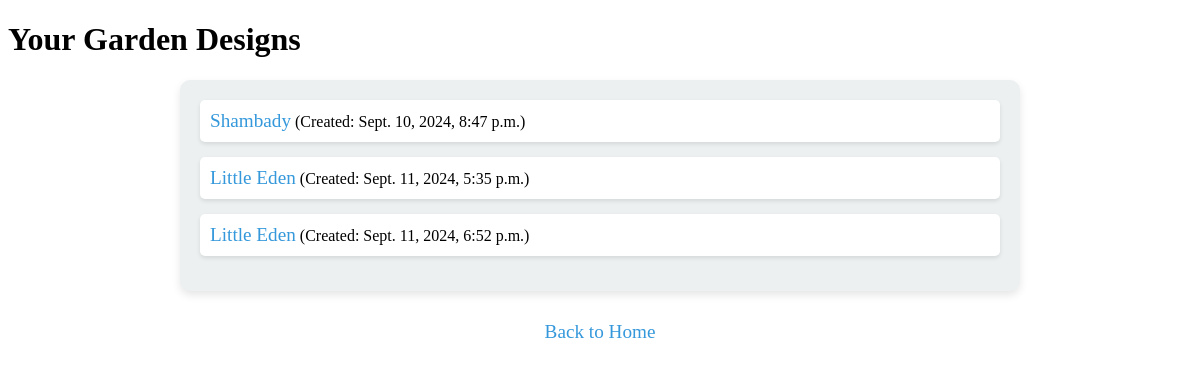
The app's page /design/list/ with its own data.
### design/models.py (models this page shows, shortened)
class Design(models.Model):
    name = models.CharField(max_length=100) # Name of the design
    description = models.TextField(blank=True)  # Optional description of the design
    layout_data = models.JSONField(default=dict) # Stores the design layout as JSON (e.g., positions of plants)
    created_at = models.DateTimeField(auto_now_add=True) # Timestamp when the design was created

### design/views.py (the view)
# urls.py: path('list/', views.design_list, name='design_list'),  # URL for listing all designs
def design_list(request):
    designs = Design.objects.all()  # Get all designs
    return render(request, 'design/design_list.html', {'designs': designs})

### design/templates/design/design_list.html (shortened to what this page needs)
{% load static %}
<!DOCTYPE html>
<html lang="en">
<head>
    <link rel="stylesheet" href="{% static 'design/css/design_list.css' %}">
</head>
<body>
    <h1>Your Garden Designs</h1>
    <ul class="design-list">
        {% for design in designs %}
            <li>
                <a href="{% url 'design_detail' design.id %}">{{ design.name }}</a>
                (Created: {{ design.created_at }})
            </li>
        {% empty %}
            <p>No designs found. <a href="{% url 'design_create' %}">Create a new design</a>.</p>
        {% endfor %}
    </ul>
    <div class="navigation">
        <a href="{% url 'home' %}" class="nav-link">Back to Home</a>
    </div>
</body>
</html>

### design/static/design/css/design_list.css (style rules this page uses)
.design-list { max-width: 800px; margin: 20px auto; padding: 20px; background-color: #ecf0f1; border-radius: 10px; box-shadow: 0 4px 8px rgba(0, 0, 0, 0.1); list-style-type: none; }
.design-list li { margin-bottom: 15px; padding: 10px; background-color: #ffffff; border-radius: 5px; box-shadow: 0 2px 4px rgba(0, 0, 0, 0.1); transition: background-color 0.3s ease; }
.design-list li a { text-decoration: none; font-size: 1.2rem; color: #3498db; }
.navigation { text-align: center; margin-top: 30px; }
.nav-link { margin: 0 10px; font-size: 1.2rem; color: #3498db; text-decoration: none; }

### records on screen
Design: name "Shambady", created_at "Sept. 10, 2024, 8:47 p.m."
Design: name "Little Eden", created_at "Sept. 11, 2024, 5:35 p.m."
Design: name "Little Eden", created_at "Sept. 11, 2024, 6:52 p.m."
